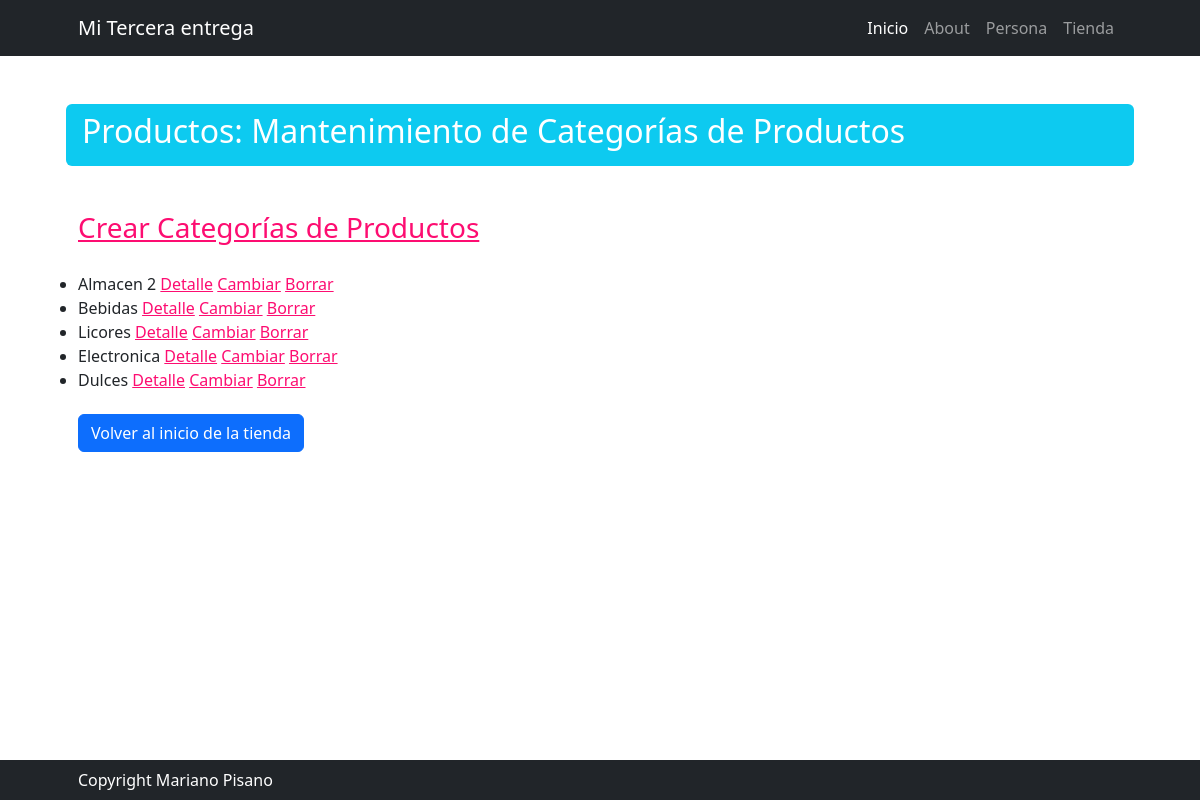
Page /tienda/productocategoria/list/ on the committed database.
### tienda/models.py (models this page shows, shortened)
class Categoria(models.Model):
    codigo = models.IntegerField(primary_key=True)
    nombre = models.CharField(max_length=50, unique=True)
    descripcion = models.CharField(max_length=50, verbose_name="Descripción", null=True, blank=True)

### tienda/views.py (the view)
# urls.py: path("productocategoria/list/", views.productocategoria_list, name="productocategoria_list"),
def productocategoria_list(request):
    consulta = request.GET.get("consulta", None)
    if consulta:
        print(consulta)
        query = models.Categoria.objects.filter(nombre__icontains=consulta)
    else:
        query = models.Categoria.objects.all()
    context = {"categorias": query}
    return render(request, "tienda/productocategoria_list.html", context)

### tienda/templates/tienda/productocategoria_list.html (shortened to what this page needs)
{% extends 'core/base.html' %}
{% block titulo %}
    Productos: Mantenimiento de Categorías de Productos
{% endblock titulo %}
{% block contenido %}
    <div class="fs-3 pb-4">
        <a href="{% url 'tienda:productocategoria_create' %}">Crear Categorías de Productos</a>
    </div>
    <ul>
        {% for categoria in categorias %}
            <li>{{ categoria.nombre }}
                <a href="{% url 'tienda:productocategoria_detail' categoria.codigo %}">Detalle</a>
                <a href="{% url 'tienda:productocategoria_update' categoria.codigo %}">Cambiar</a>
                <a href="{% url 'tienda:productocategoria_delete' categoria.codigo %}">Borrar</a>
            </li>
        {% endfor %}
    </ul>
    <div class="fs-3 pb-4">
        <a class="btn btn-primary" href="{% url 'tienda:home' %}">Volver al inicio de la tienda</a>
    </div>
{% endblock contenido %}

### rows in the picture
Categoria: nombre "Almacen 2"
Categoria: nombre "Bebidas"
Categoria: nombre "Licores"
Categoria: nombre "Electronica"
Categoria: nombre "Dulces"
